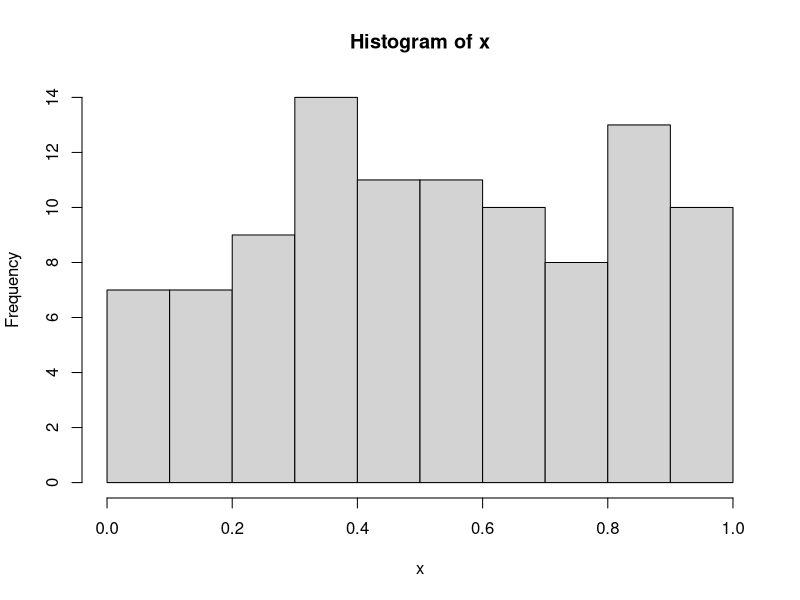

The R script that drew this image:
# Here is another file

# First file that contains some R code

x<- runif(100)
hist(x)

#  made a change to add this comment and next statement